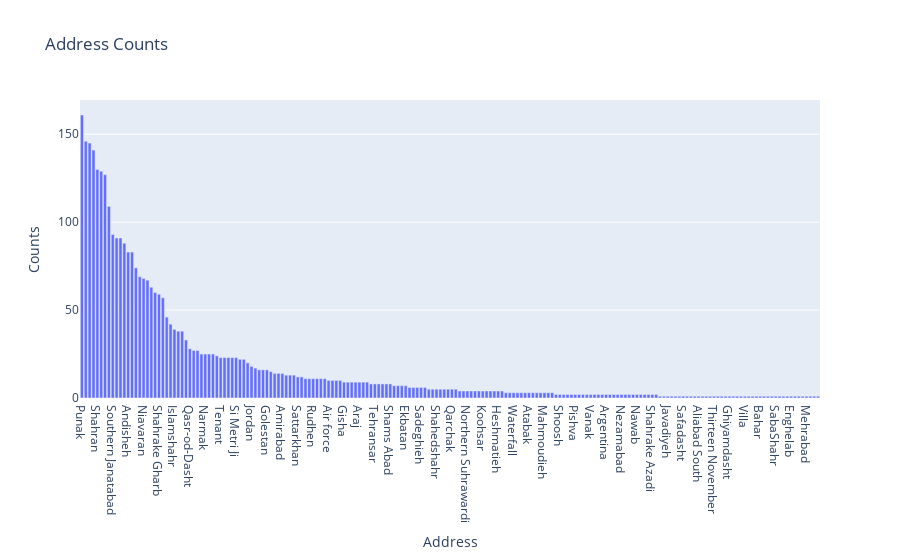

Notebook code for this chart:
### Code cell
data_address_counts = data['Address'].value_counts().reset_index()
data_address_counts.columns = ['Address', 'Counts']

fig = px.bar(data_address_counts, x='Address', y='Counts', title='Address Counts')
fig.show()

### Figure 1 — Plotly figure (JSON) as saved in the notebook; plotly's stock layout.template omitted (floating-point values rounded to 4 significant figures; data arrays with more than 128 entries replaced by an {"elided": "..."} marker saying what was removed)
{"data": [{"alignmentgroup": "True", "hovertemplate": "Address=%{x}<br>Counts=%{y}<extra></extra>", "legendgroup": "", "marker": {"color": "#636efa", "pattern": {"shape": ""}}, "name": "", "offsetgroup": "", "orientation": "v", "showlegend": false, "textposition": "auto", "type": "bar", "x": {"elided": "192 str values"}, "xaxis": "x", "y": {"elided": "192 int values"}, "yaxis": "y"}], "layout": {"barmode": "relative", "legend": {"tracegroupgap": 0}, "title": {"text": "Address Counts"}, "xaxis": {"anchor": "y", "domain": [0, 1], "title": {"text": "Address"}}, "yaxis": {"anchor": "x", "domain": [0, 1], "title": {"text": "Counts"}}}}
